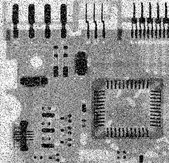
#> input picture 02/Q2.tif, 169 x 163 px, shrunk from 455 x 440 before the run
$ jupyter execute --allow-errors main.ipynb
#> lines starting #> are read from the running program, lines starting #| are printed output that depends on the picture
Problem 1

[cell 1]
# i

import cv2
import math
import numpy as np
import matplotlib.pyplot as plt

# Reading
#> (the rest of this cell did not finish here and is left out)

[cell 2]
# ii
# need the previous cell to run

fig = plt.figure(figsize=(16, 10), dpi=80)
(ax1, ax2), (ax3, ax4), (ax5, ax6), (ax7, ax8) = fig.subplots(4, 2)

lap_mask = np.array([[0, -1, 0],
                     [-1, 5, -1],
                     [0, -1, 0]])

#> (the rest of this cell did not finish here and is left out)

[cell 3]
# iii
# need the previous cell to run

import cv2
import math
import numpy as np
import matplotlib.pyplot as plt

# Reading
#> (the rest of this cell did not finish here and is left out)

Problem 3

[cell 4]
# a
import cv2
import math
import numpy as np
import matplotlib.pyplot as plt


def med_filter(arr, _size):
    v1, v2 = arr.shape
    s1 = _size * _size
    s2 = round(_size / 2)
    s4 = s2 * 2
    s3 = round((s1/2) + 1)

    arr2 = np.zeros((v1 + s4, v2 + s4))
    arr2[s2:v1+s2, s2:v2+s2] = arr
    res = np.array(arr.copy())

    for row in range(s2+1, v1+s2):
        for col in range(s2+1, v2+s2):
            t = np.zeros((s1, s1))
            c = 0
            for _r in range(row-s2, row+s2-1):
                for _c in range(col-s2, col+s2-1):
                    t[c] = arr2[_r, _c]
                    c += 1

            t.sort()
            mid = t[s3].mean() / len(t[s3])
            res[row-s2, col-s2] = mid

    return res


# Reading
img6 = plt.imread('Q2.tif')
#> img6 is the input picture: shape (163, 169); min 0, max 255, mean 144.3
fig = plt.figure(figsize=(16, 10), dpi=80)
(ax1, ax2), (ax3, ax4) = fig.subplots(2, 2)

ax1.imshow(img6, cmap='gray')
ax1.set_title('Original image')

f1 = med_filter(img6, 3)
#> after the loop in med_filter, `for row in range(s2+1, v1+s2):`:
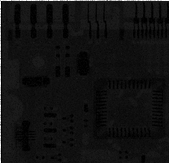
#> res: shape (163, 169); min 0, max 255, mean 17.8
ax2.imshow(f1, cmap='gray')
ax2.set_title('filtered 3')

f2 = med_filter(img6, 7)
#> call 2 of med_filter, with _size = 7
#> in med_filter (call 2), `arr2[s2:v1+s2, s2:v2+s2] = arr`:
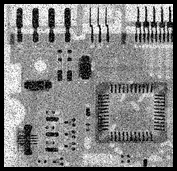
#> arr2: shape (171, 177) float64; min 0, max 255, mean 131.3
#> after the loop in med_filter (call 2), `for row in range(s2+1, v1+s2):`:
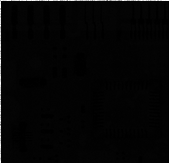
#> res: shape (163, 169); min 0, max 255, mean 4.9
#> after the loop in med_filter (call 2), `for row in range(s2+1, v1+s2):`:
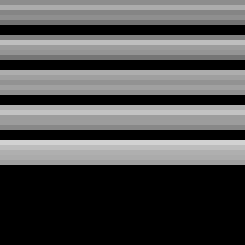
#> t: shape (49, 49) float64 (shown 5 times larger); min 0, max 210, mean 80.6
ax3.imshow(f2, cmap='gray')
ax3.set_title('filtered 7')

f3 = med_filter(img6, 15)
#> call 3 of med_filter, with _size = 15
#> in med_filter (call 3), `arr2[s2:v1+s2, s2:v2+s2] = arr`:
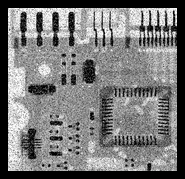
#> arr2: shape (179, 185) float64; min 0, max 255, mean 120
#> after the loop in med_filter (call 3), `for row in range(s2+1, v1+s2):`:
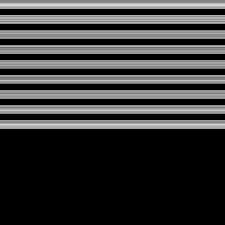
#> t: shape (225, 225) float64; min 0, max 219, mean 55.6
ax4.imshow(f3, cmap='gray')
ax4.set_title('filtered 15')
# this run can take up to 4 minutes to finish

Problem 3

[cell 5]
# a - i

import cv2
import math
import numpy as np
import matplotlib.pyplot as plt
from scipy import ndimage

# Reading
#> (the rest of this cell did not finish here and is left out)

[cell 6]
# b - i

import cv2
import math
import numpy as np
import matplotlib.pyplot as plt

# Reading
#> (the rest of this cell did not finish here and is left out)

Problem 4

[cell 7]
import cv2
import math
import numpy as np
import matplotlib.pyplot as plt

# Reading
img10 = plt.imread('1.png')
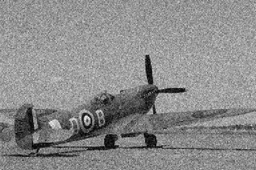
#> input picture 02/1.png, 256 x 170 px, shrunk from 689 x 458 before the run
#> img10 is the input picture: shape (170, 256, 3) float32; min 0, max 0.937, mean 0.545

fig = plt.figure(figsize=(16, 10), dpi=80)
(ax1, ax2), (ax3, ax4), (ax5, ax6) = fig.subplots(3, 2)

filter1 = np.ones((3, 3)) / 9

im1 = cv2.filter2D(src=img10, ddepth=-1, kernel=filter1)

ax1.imshow(img10, cmap='gray')
ax1.set_title('original image')

ax2.imshow(im1, cmap='gray')
ax2.set_title('one time image')

im1 = cv2.filter2D(src=im1, ddepth=-1, kernel=filter1)
ax3.imshow(im1, cmap='gray')
ax3.set_title('two time image')

im1 = cv2.filter2D(src=im1, ddepth=-1, kernel=filter1)
ax4.imshow(im1, cmap='gray')
ax4.set_title('three time image')

im1 = cv2.filter2D(src=im1, ddepth=-1, kernel=filter1)
ax5.imshow(im1, cmap='gray')
ax5.set_title('four time image')

im1 = cv2.filter2D(src=im1, ddepth=-1, kernel=filter1)
ax6.imshow(im1, cmap='gray')
ax6.set_title('five time image')

[cell 8]
import cv2
import math
import numpy as np
import matplotlib.pyplot as plt
from skimage.util import random_noise

# Reading
img11 = plt.imread('pepper.jpg')
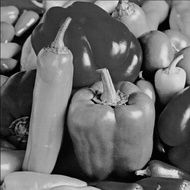
#> input picture 02/pepper.jpg, 190 x 190 px, shrunk from 512 x 512 before the run
#> img11 is the input picture: shape (190, 190, 3); min 0, max 239, mean 104.3

fig = plt.figure(figsize=(16, 10), dpi=80)
(ax1, ax2), (ax3, ax4) = fig.subplots(2, 2)

ax1.imshow(img11, cmap='gray')
ax1.set_title('five time image')

# in question, it was asked to use 0.2 as amount, but to see the result better,
# i used 0.4 to see a better result
noisy = random_noise(img11, mode='s&p', amount=0.4).astype('float32')
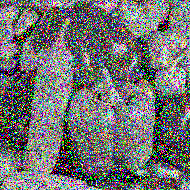
#> noisy: shape (190, 190, 3) float32; mean R, G, B 0.446, 0.447, 0.444

ax2.imshow(noisy, cmap='gray')
ax2.set_title('noised image')

median = cv2.medianBlur(src=noisy, ksize=3)
ax3.imshow(median, cmap='gray')
ax3.set_title('median image')

median2 = cv2.medianBlur(src=median, ksize=3)
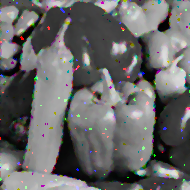
#> median2: shape (190, 190, 3) float32; mean R, G, B 0.41, 0.409, 0.408
ax4.imshow(median2, cmap='gray')
ax4.set_title('median image (two time)')

# in this one, also we can see the diffrences of how multiple use of median
# filter can severely reduce the amount of noise placed in the image
